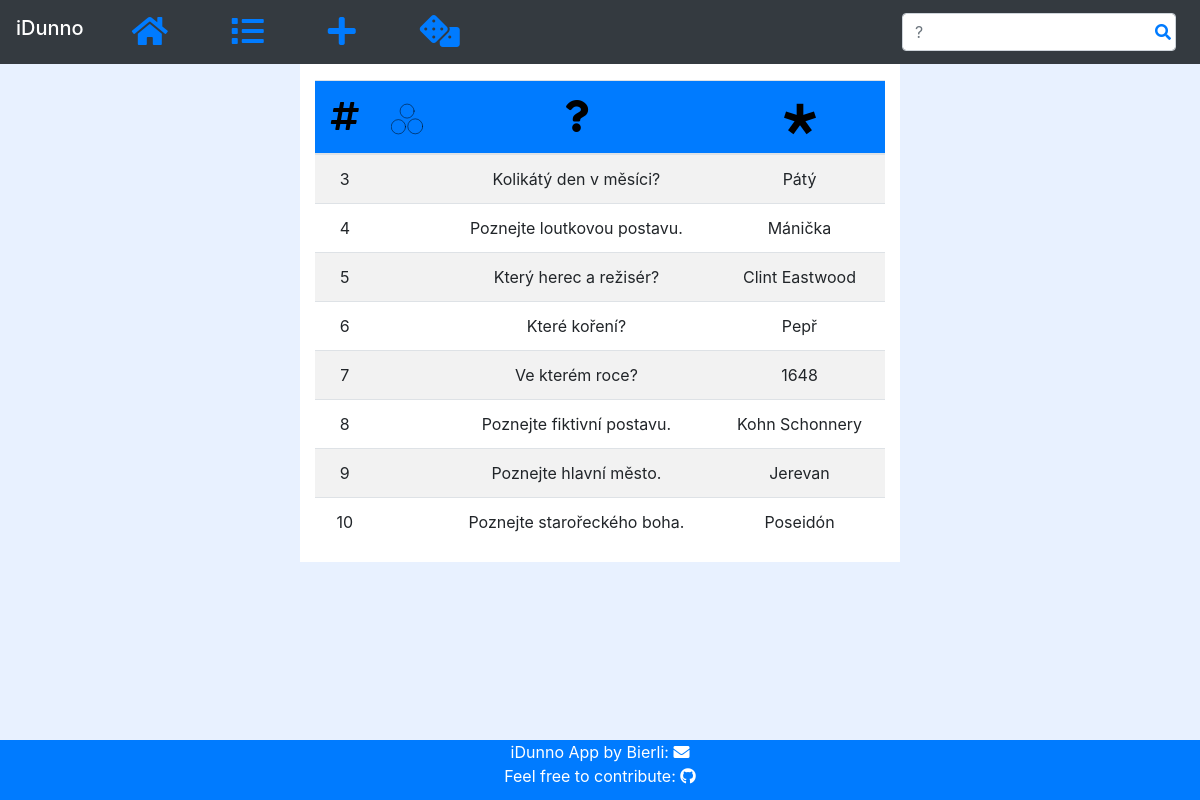
/list/id, run on an earlier commit of the app's database.
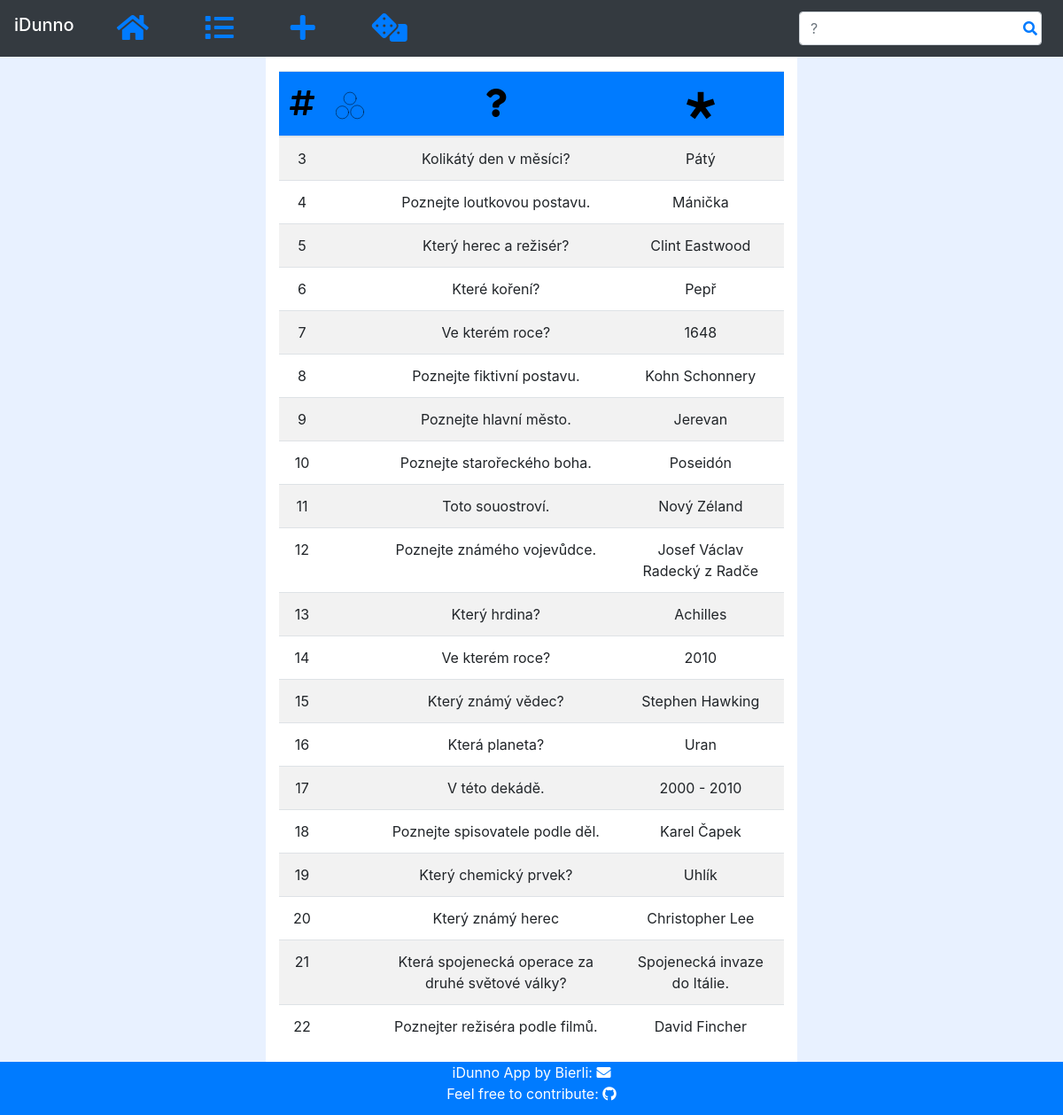
And on a later commit of the database.
### idunno/models.py (models this page shows, shortened)
class Question(models.Model):
    COLORS = {
        'B':'#009ce5',
        'G':'#33ac2d',
        'R':'#e50c07',
        'Y':'#fdc500',
    }
    question = models.TextField()
    hint3 = models.TextField()
    hint2 = models.TextField()
    hint1 = models.TextField()
    answer = models.TextField()
    color = models.CharField(
        max_length=10,
        choices=[
            ('B', 'Blue'),
            ('G', 'Green'),
            ('R', 'Red'),
            ('Y', 'Yellow')
        ]
    )

### idunno/views.py (the view)
# urls.py: path('list/<str:sort_attr>', views.list, name='list'),
def list(request, sort_attr='id'):
    questions = Question.objects.all().order_by(sort_attr)
    context = {'questions': questions}
    return render(request, "idunno/list.html", context)

### idunno/templates/idunno/list.html (shortened to what this page needs)
{% load static %}
<!DOCTYPE html>
<html lang="en">
<head>
    {% include "idunno/ext.html" %}
</head>
<body>
{% include "idunno/navbar.html" %}
<div class="container-fluid text-center">
    <div class="row">
        <div class="col-md-3 d-none d-md-block sidebar">
        </div>
        <div class="col-md-6 col-sm-12 text-left main">
            <table id="example" class="table table-striped table-hover mt-3">
                <thead>
                <tr>
                    <th>
                        <a href="{% url "list" sort_attr='id' %}"><i class="fa fa-hashtag" aria-hidden="true"></i></a>
                    </th>
                    <th>
                        <a href="{% url "list" sort_attr='color' %}">
                            <img src="{% static "img/hint3.svg" %}"></img>
                        </a>
                    </th>
                    <th>
                        <a href="{% url "list" sort_attr='question' %}"><i class="fas fa-question"></i></a>
                    </th>
                    <th>
                        <a href="{% url "list" sort_attr='answer' %}">
                            <img src="{% static "img/star.svg" %}"></img>
                        </a>
                    </th>
                </tr>
                </thead>
                <tbody>
                {% for q in questions %}
                    <tr data-href="{% url "question" q.id %}">
                        <td>{{ q.id }}</td>
                        <td class="idunno-symb" data-color="{{ q.color }}">
                        </td>
                        <td>{{ q.question }}</td>
                        <td>{{ q.answer }}</td>
                    </tr>
                {% endfor %}
                </tbody>
            </table>
        </div>
        <div class="col-md-3 d-none d-md-block sidebar">
        </div>
    </div>
</div>
{% include "idunno/footer.html" %}
</body>
</html>

### idunno/templates/idunno/ext.html (shortened to what this page needs)
{% load static %}
<link rel="stylesheet" href="https://maxcdn.bootstrapcdn.com/bootstrap/4.0.0/css/bootstrap.min.css"
>
<link href="https://cdnjs.cloudflare.com/ajax/libs/font-awesome/5.9.0/css/all.css" rel="stylesheet">
<link rel="stylesheet" type="text/css" href="{% static 'css/main.css' %}">

### idunno/templates/idunno/navbar.html (shortened to what this page needs)
<nav class="navbar navbar-expand-sm navbar-dark bg-dark">
    <a href="{% url "index" %}"><h5 class="navbar-brand">iDunno</h5></a>
    <div class="collapse navbar-collapse" id="navbarSupportedContent">
        <ul class="navbar-nav mr-auto">
            <li class="nav-item active"><a href="{% url "index" %}"><i class="fa fa-home"></i></a></li>
            <li class="nav-item"><a href="{% url "list" sort_attr='id' %}"><i class="fa fa-list"></i></a></li>
            <li class="nav-item"><a href="{% url "add_question" %}"><i class="fa fa-plus"></i></a></li>
            <li class="nav-item"><a href="{% url "game" '?' %}"><i class="fas fa-dice"></i></a></li>
        </ul>
        <div class="form-inline">
            <input id="searchbar" class="form-control mr-sm-2 w-100" type="search" placeholder="?" aria-label="Search">
            <div id="submit_btn" class="btn btn-default my-2 my-sm-0">
                <i class="fa fa-search" aria-hidden="true"></i>
            </div>
        </div>
    </div>
</nav>

### idunno/templates/idunno/footer.html (shortened to what this page needs)
<footer class="container-fluid text-center mt-auto footer">
   iDunno App by Bierli: <a href="mailto:david.rejchrt@tuwien.ac.at"><i class="fa fa-envelope"></i></a><br>
   Feel free to contribute: <a href="https://github.com/drejchrt/iDunno"><i class="fab fa-github"></i></a>
</footer>

### idunno/static/css/main.css (style rules this page uses)
.row { padding:0; margin:0; }
body { background: #e8f1ff; margin-bottom: 60px; }
.row .main { background: #FFFFFF; }
footer { padding:0; margin:0; }
.container-fluid { padding:0 }

### idunno/templates/idunno/list.html (style rules this page uses)
table { width: 100%; }
table thead { color: #000000; background: #007bff; font-size: 2em; text-align: center; }
table tr { cursor: pointer; }
table td { text-align: center; }
th img { height: 1em; width: 1em; }
thead a { color: #000000; }

### idunno/templates/idunno/navbar.html (style rules this page uses)
#submit_btn { position: absolute; right: 1em; display: inline; z-index: 2; color: #007bff; }
.navbar { text-align: center; }
.navbar .nav-item { margin-left: 1em; margin-right: 1em; font-size: 2em; }

What changed in the data, as far as the page shows it:
added Question: id "11", question "Toto souostroví.", answer "Nový Zéland"
added Question: id "12", question "Poznejte známého vojevůdce.", answer "Josef Václav Radecký z Radče"
added Question: id "13", question "Který hrdina?", answer "Achilles"
added Question: id "14", question "Ve kterém roce?", answer "2010"
added Question: id "15", question "Který známý vědec?", answer "Stephen Hawking"
added Question: id "16", question "Která planeta?", answer "Uran"
added Question: id "17", question "V této dekádě.", answer "2000 - 2010"
added Question: id "18", question "Poznejte spisovatele podle děl.", answer "Karel Čapek"
added Question: id "19", question "Který chemický prvek?", answer "Uhlík"
added Question: id "20", question "Který známý herec", answer "Christopher Lee"
added Question: id "21", question "Která spojenecká operace za druhé světové války?", answer "Spojenecká invaze do Itálie."
added Question: id "22", question "Poznejter režiséra podle filmů.", answer "David Fincher"
